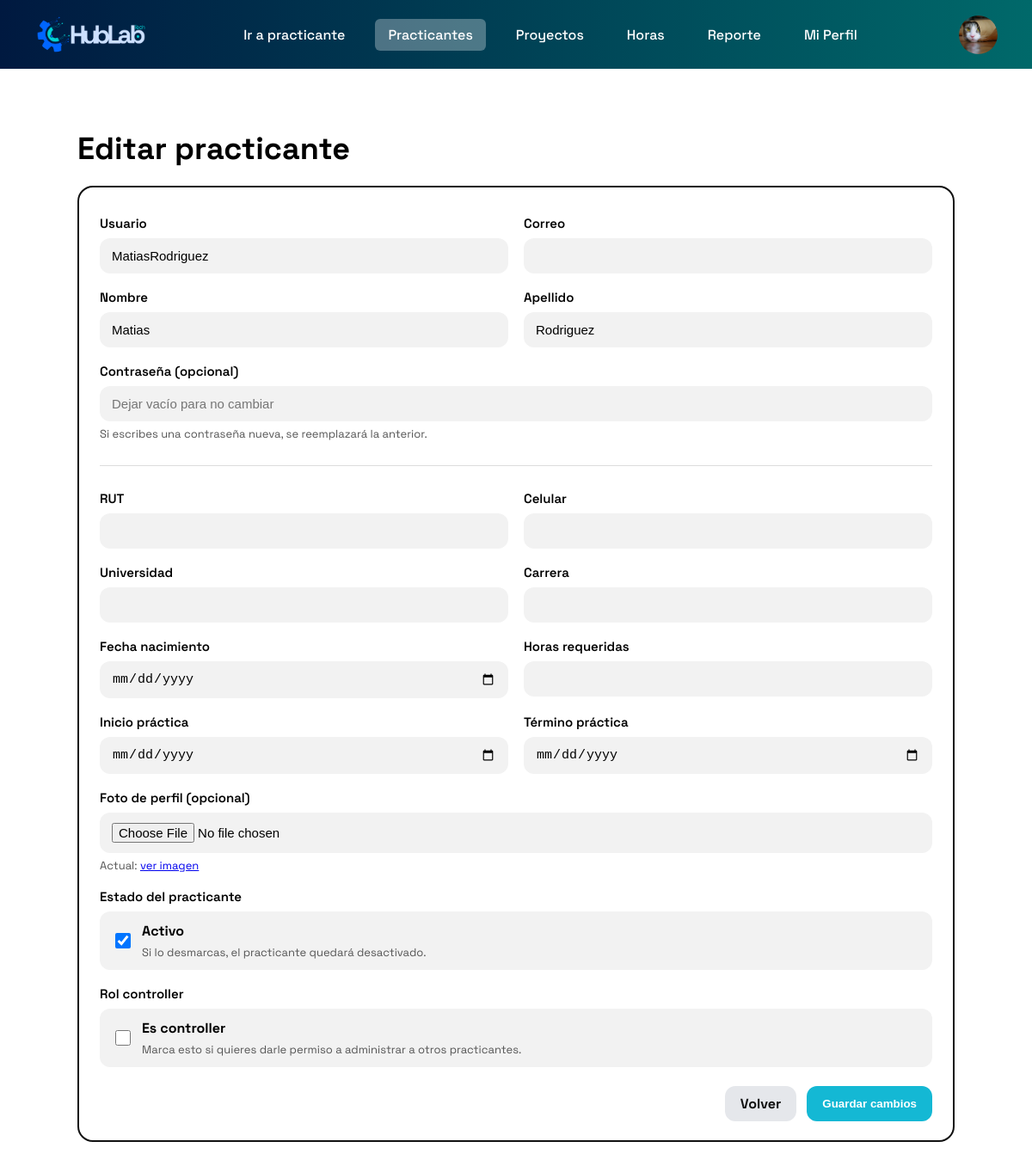
Before: /panel/practicantes/10/editar/ (signed in) with the older database file.
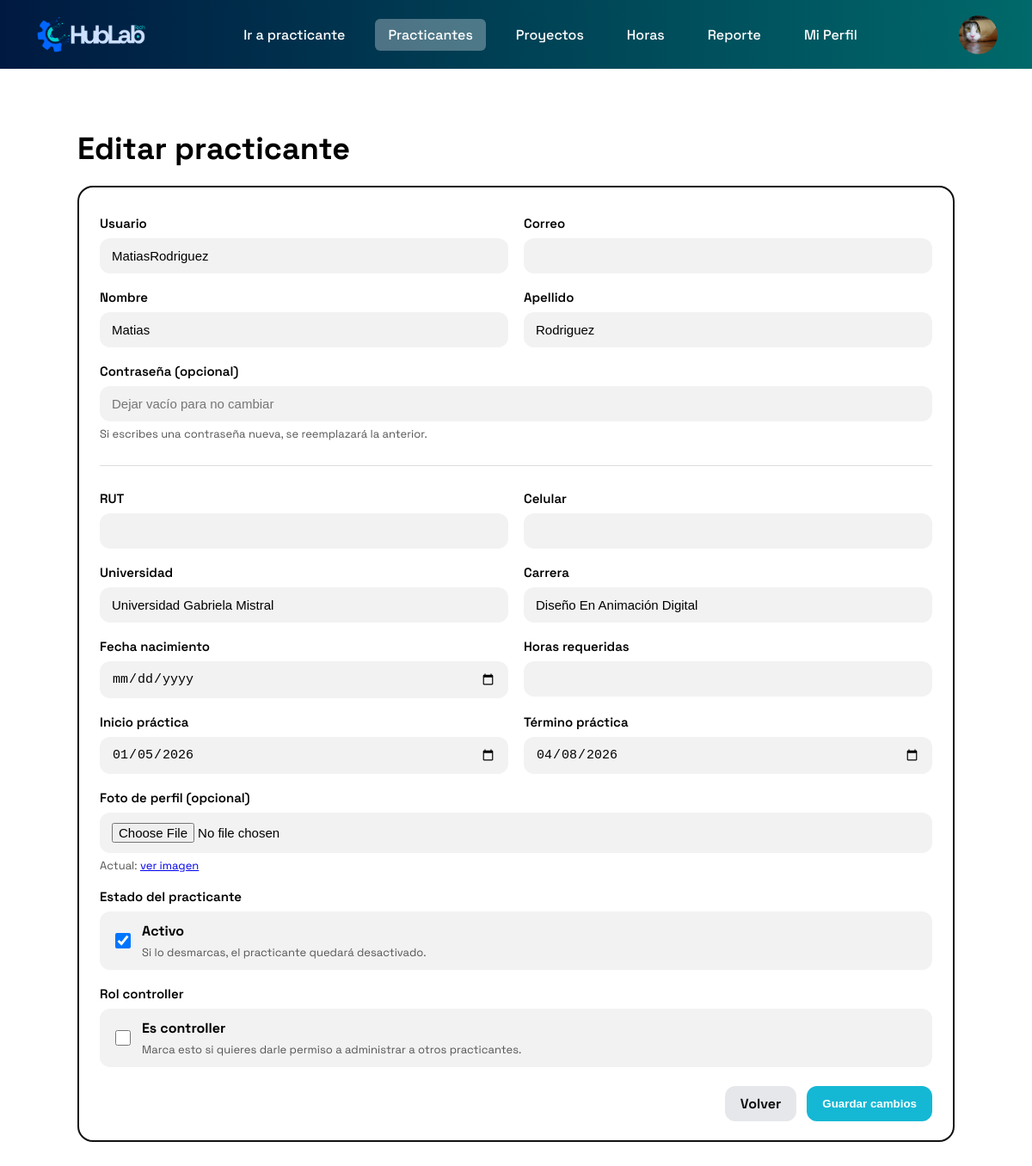
After: the same page with the newer database file.
### core/models.py (models this page shows, shortened)
class Practicante(models.Model):
    id = models.UUIDField(primary_key=True, default=uuid.uuid4, editable=False)
    user = models.OneToOneField(User, on_delete=models.CASCADE)
    rut = models.CharField(max_length=12, unique=True, null=True, blank=True)
    universidad = models.CharField(max_length=255, null=True, blank=True)
    carrera = models.CharField(max_length=255, null=True, blank=True)
    fecha_nacimiento = models.DateField(blank=True, null=True)
    fecha_inicio_practica = models.DateField(null=True, blank=True)
    fecha_termino_practica = models.DateField(null=True, blank=True)
    horas_requeridas = models.IntegerField(null=True, blank=True)
    celular = models.CharField(max_length=15, blank=True, null=True)
    es_controller = models.BooleanField(default=False)
    activo = models.BooleanField(default=True)
    foto_perfil = models.ImageField(upload_to="perfiles/", null=True, blank=True)
    fecha_creacion = models.DateTimeField(auto_now_add=True)

### core/views.py (the view, shortened to what this page needs)
# urls.py: path("panel/practicantes/<int:user_id>/editar/", admin_practicante_editar, name="admin_practicante_editar"),
@login_required
def admin_practicante_editar(request, user_id):
    usuario = get_object_or_404(User, id=user_id)
    practicante = get_object_or_404(Practicante, user=usuario)
    def clean_str(name):
        """Devuelvo string limpio o None si viene vacío."""
        v = request.POST.get(name, "")
        v = v.strip()
        return v if v else None
    def clean_int(name):
        """Devuelvo int o None si viene vacío."""
        v = request.POST.get(name, "")
        v = v.strip()
        return int(v) if v else None
    def clean_date(name):
        """Devuelvo string YYYY-MM-DD o None si viene vacío (Django lo parsea)."""
        v = request.POST.get(name, "")
        v = v.strip()
        return v if v else None
    return render(request, "admin_practicante_editar.html", {
        "usuario": usuario,
        "practicante": practicante
    })

### core/context_processors.py (called while the page is built)
def _get_practicante(request):
    if not request.user.is_authenticated or request.user.is_superuser:
        return None
    return Practicante.objects.filter(user=request.user).first()

def navbar_avatar(request):
    avatar_url = None
    if request.user.is_authenticated:
        if request.user.is_superuser:
            perfil = _get_perfil_admin(request)
            if perfil and getattr(perfil, "foto_perfil", None):
                avatar_url = perfil.foto_perfil.url
        else:
            pract = _get_practicante(request)
            if pract and getattr(pract, "foto_perfil", None):
                avatar_url = pract.foto_perfil.url
    return {"navbar_avatar_url": avatar_url}

def es_controller(request):
    pract = _get_practicante(request)
    es_ctrl = bool(pract and pract.es_controller)
    return {"es_controller": es_ctrl}

def es_admin_path(request):
    path_actual = request.path or ""
    return {"es_admin_path": path_actual.startswith("/panel/")}

### core/templates/admin_practicante_editar.html (shortened to what the changed rows need)
{% extends "base.html" %}
{% load static %}
{% block content %}
<div class="wrap">
  <div class="card">
    <form method="POST" enctype="multipart/form-data">
      <div class="grid">
        <div class="field">
          <label>Universidad</label>
          <input type="text" name="universidad" value="{{ practicante.universidad|default:'' }}">
        </div>
        <div class="field">
          <label>Carrera</label>
          <input type="text" name="carrera" value="{{ practicante.carrera|default:'' }}">
        </div>
        <div class="field">
          <label>Fecha nacimiento</label>
          <input type="date" name="fecha_nacimiento"
                 value="{% if practicante.fecha_nacimiento %}{{ practicante.fecha_nacimiento|date:'Y-m-d' }}{% endif %}">
        </div>
        <div class="field">
          <label>Inicio práctica</label>
          <input type="date" name="fecha_inicio_practica"
                 value="{% if practicante.fecha_inicio_practica %}{{ practicante.fecha_inicio_practica|date:'Y-m-d' }}{% endif %}">
        </div>
        <div class="field">
          <label>Término práctica</label>
          <input type="date" name="fecha_termino_practica"
                 value="{% if practicante.fecha_termino_practica %}{{ practicante.fecha_termino_practica|date:'Y-m-d' }}{% endif %}">
        </div>
        <div class="field row-full">
          <div class="toggle">
            <input type="checkbox" name="activo" {% if practicante.activo %}checked{% endif %}>
            <div>
              <b>Activo</b>
              <div class="hint">Si lo desmarcas, el practicante quedará desactivado.</div>
            </div>
          </div>
        </div>
        <div class="field row-full">
          <div class="toggle">
            <input type="checkbox" name="es_controller" {% if practicante.es_controller %}checked{% endif %}>
            <div>
              <b>Es controller</b>
              <div class="hint">Marca esto si quieres darle permiso a administrar a otros practicantes.</div>
            </div>
          </div>
        </div>
      </div>
    </form>
  </div>
</div>
{% endblock %}

Changed rows visible on the page:
changed Practicante: universidad (not shown) → "Universidad Gabriela Mistral"; carrera (not shown) → "Diseño En Animación Digital"; fecha_inicio_practica (not shown) → "01/05/2026"; fecha_termino_practica (not shown) → "04/08/2026"
